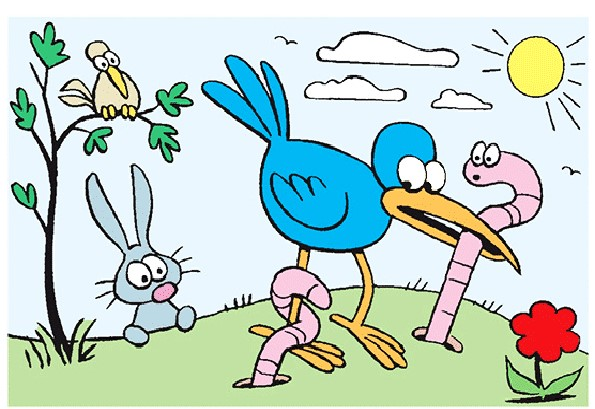
#> input picture gambar1.jpeg, 595 x 409 px
$ python 'F55121022_Wahid Radikal Akhlak_IdealLowpassFilter.py'
#> lines starting #> are read from the running program, lines starting #| are printed output that depends on the picture
import cv2
import numpy as np

img = cv2.imread('gambar1.jpeg', 0)
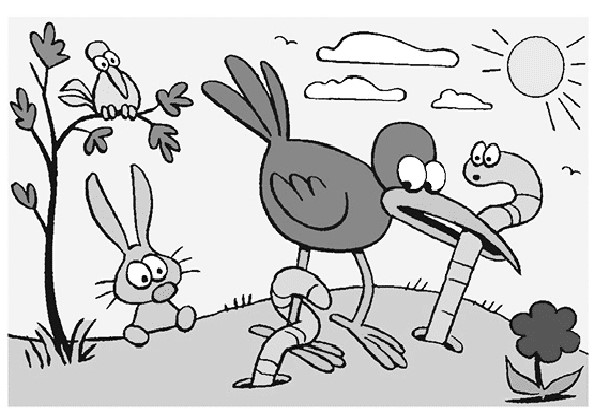
#> img: shape (409, 595); min 0, max 255, mean 204.3
rows, cols = img.shape
#> rows = 409; cols = 595

# 1. Membuat filter lowpass
cutoff_frequency = 30
filter = np.zeros((rows, cols, 2), np.float32)
filter[rows//2-cutoff_frequency:rows//2+cutoff_frequency, cols//2-cutoff_frequency:cols//2+cutoff_frequency] = 1

# 2. Transformasi Fourier dari gambar input
dft = cv2.dft(np.float32(img), flags=cv2.DFT_COMPLEX_OUTPUT)

# 3. Mengalikan filter dengan DFT
dft_filtered = filter * dft

# 4. Menghitung transformasi invers Fourier
img_filtered = cv2.idft(dft_filtered, flags=cv2.DFT_SCALE | cv2.DFT_REAL_OUTPUT)
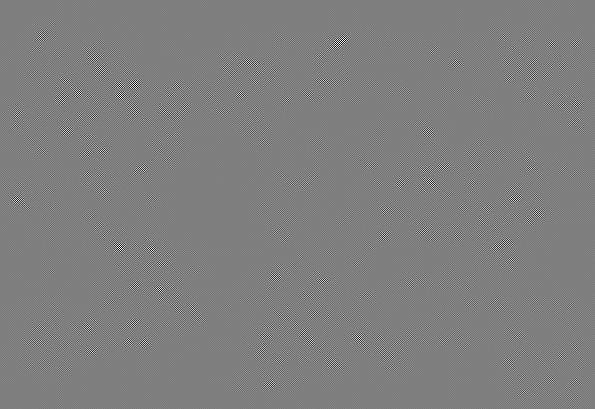
#> img_filtered: shape (409, 595) float32; min -7.16, max 7.21, mean 8.88e-11; drawn with min black and max white

# 5. Menampilkan hasil output
cv2.imshow("Input Image", img)
cv2.imshow("Filtered Image", img_filtered)
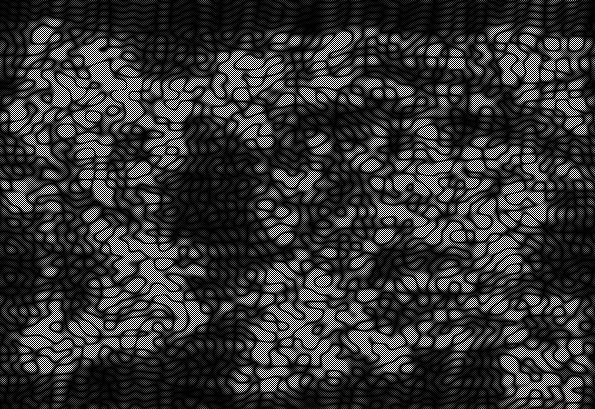
#> window 'Filtered Image': shape (409, 595); min 0, max 255, mean 52.8
cv2.waitKey(0)

$ run again, with gambar2.jpeg copied over gambar1.jpeg
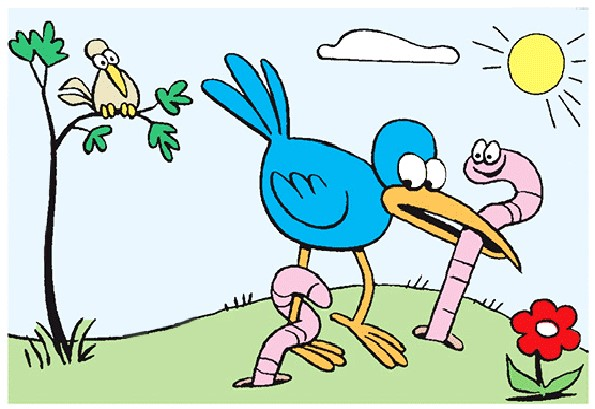
#> input picture gambar2.jpeg, 595 x 409 px
#> `img = cv2.imread('gambar1.jpeg', 0)`:
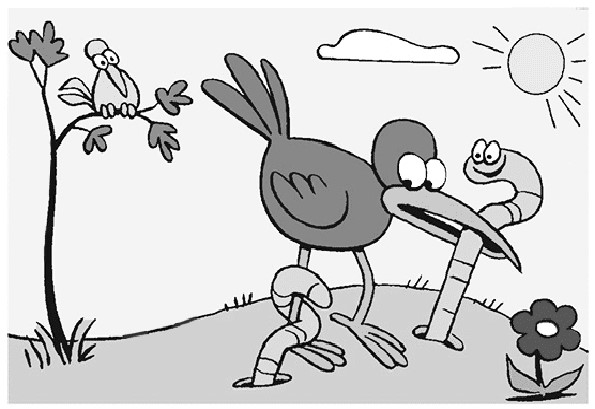
#> img: shape (409, 595); min 0, max 255, mean 208.5
#> `cv2.imshow("Filtered Image", img_filtered)`:
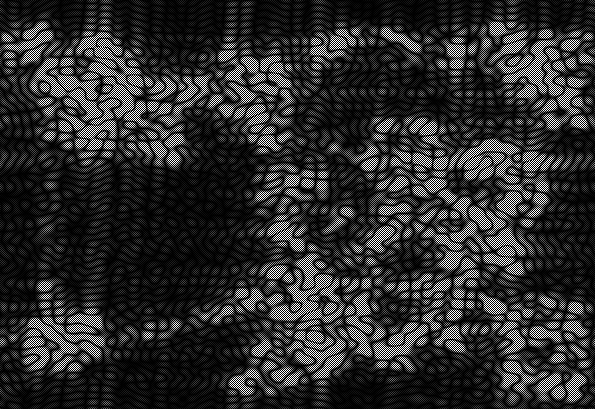
#> window 'Filtered Image': shape (409, 595); min 0, max 255, mean 46

$ run again, with gambar3.jpeg copied over gambar1.jpeg
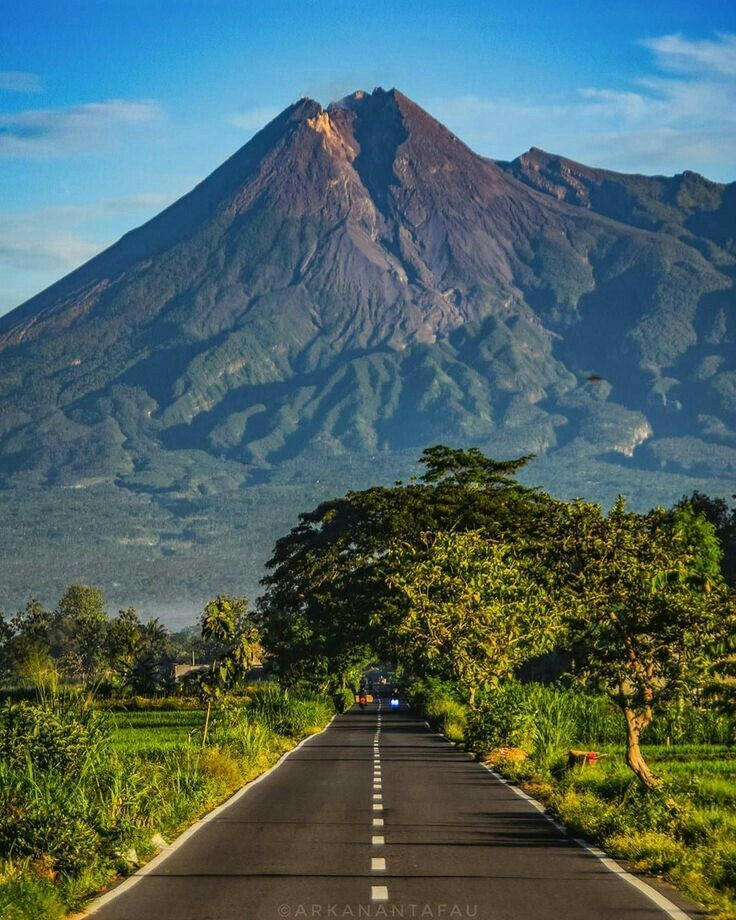
#> input picture gambar3.jpeg, 736 x 920 px
#> `img = cv2.imread('gambar1.jpeg', 0)`:
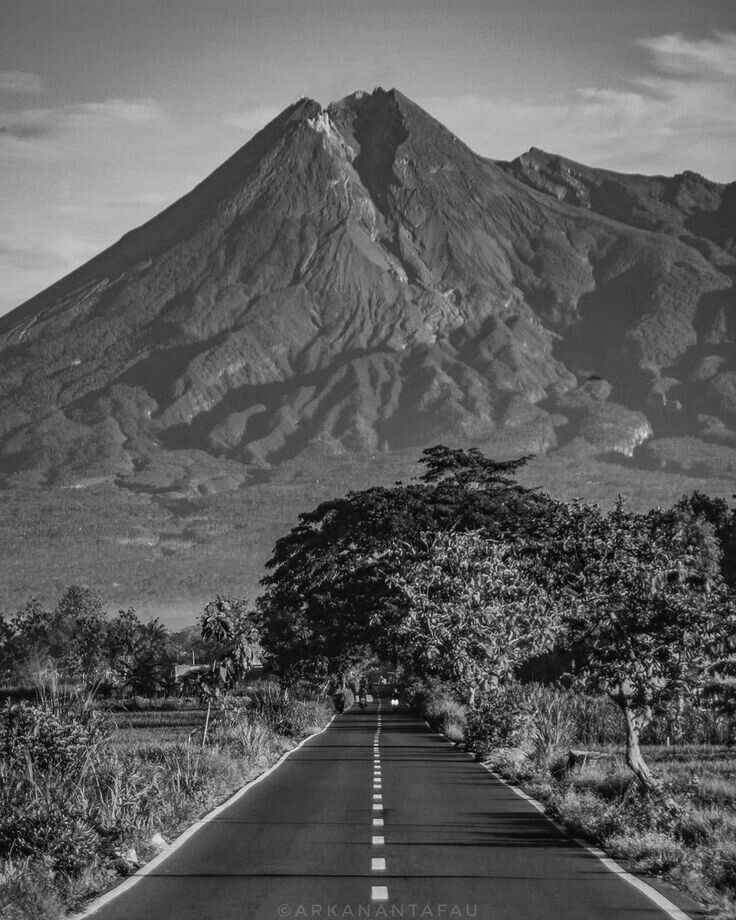
#> img: shape (920, 736); min 0, max 251, mean 92.7
#> `cv2.imshow("Filtered Image", img_filtered)`:
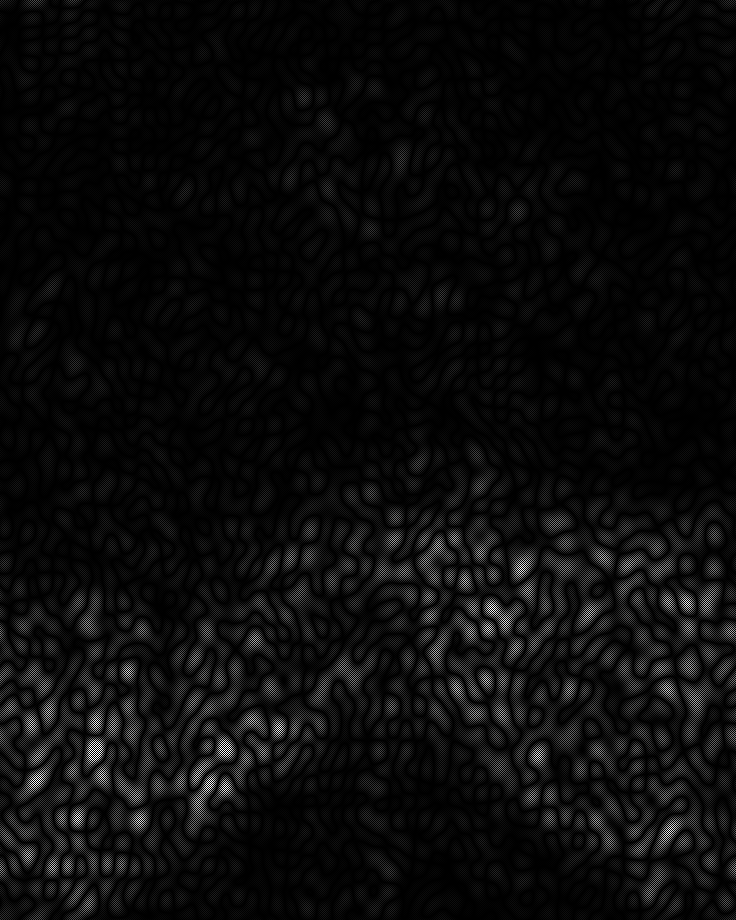
#> window 'Filtered Image': shape (920, 736); min 0, max 255, mean 11.1

$ run again, with gambar5.jpeg copied over gambar1.jpeg
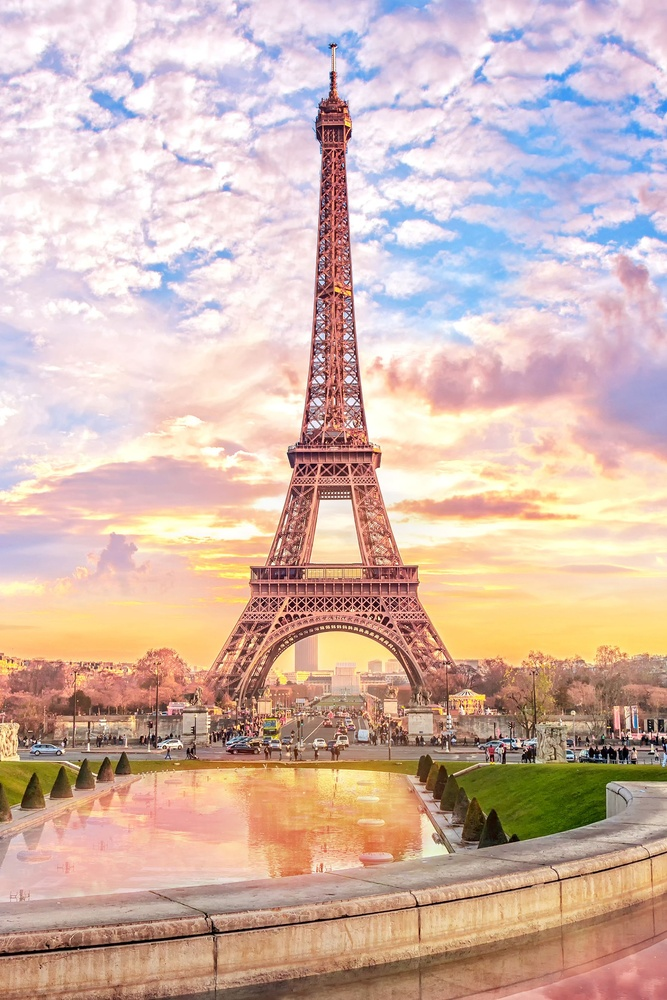
#> input picture gambar5.jpeg, 667 x 1000 px, shrunk from 1777 x 2666 before the run
#> `img = cv2.imread('gambar1.jpeg', 0)`:
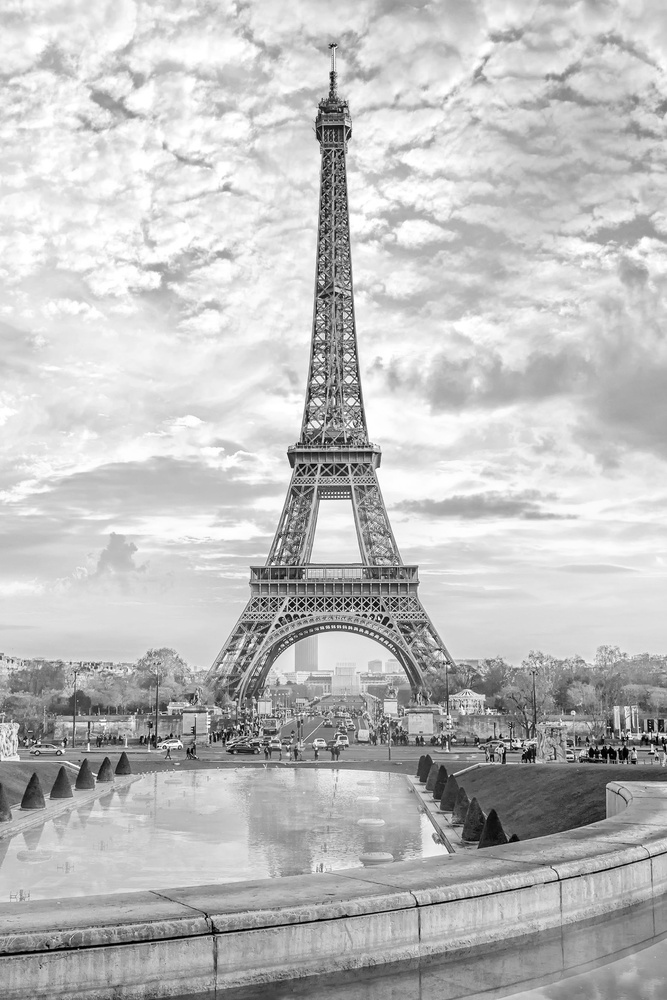
#> img: shape (1000, 667); min 0, max 255, mean 190.3
#> `cv2.imshow("Filtered Image", img_filtered)`:
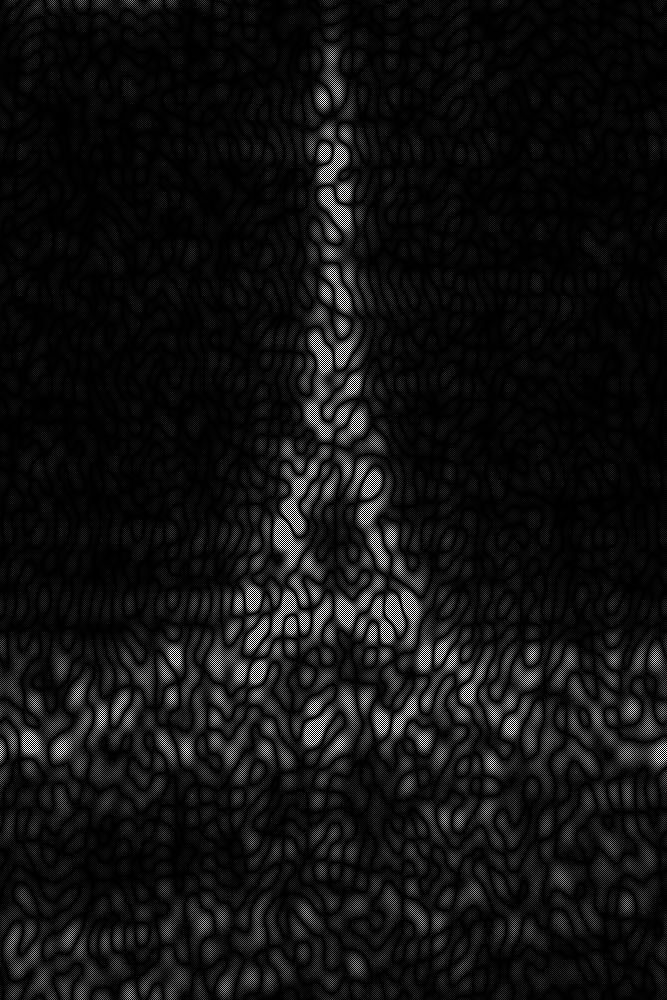
#> window 'Filtered Image': shape (1000, 667); min 0, max 255, mean 16.4
